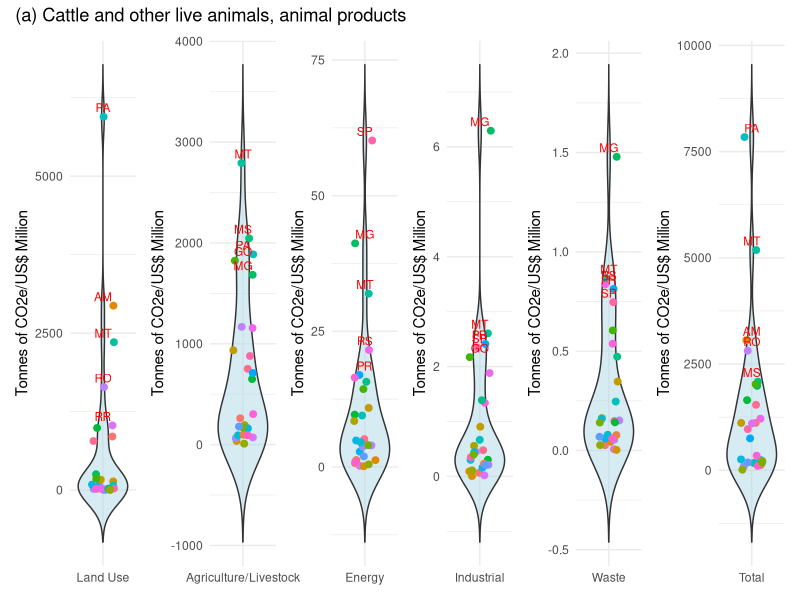

The R source for this figure:
# Instalar e carregar pacotes necessários
if (!require("readxl")) install.packages("readxl", dependencies = TRUE)
if (!require("ggplot2")) install.packages("ggplot2", dependencies = TRUE)
if (!require("patchwork")) install.packages("patchwork", dependencies = TRUE)

library(readxl)
library(ggplot2)
library(patchwork)

# Ler o arquivo Excel
dados <- read_excel("violin1.xlsx")

# Converter os dados para formato longo para facilitar o uso no ggplot2
install.packages("tidyr")
library(tidyr)
dados_long <- pivot_longer(dados, cols = -id, names_to = "categoria", values_to = "valor")

# Criar gráficos para cada categoria
graficos <- lapply(unique(dados_long$categoria), function(cat) {
  dados_cat <- dados_long[dados_long$categoria == cat, ]
  top_outliers <- dados_cat[order(-dados_cat$valor), ][1:5, ]
  
  ggplot(dados_cat, aes(x = categoria, y = valor)) +
    geom_violin(trim = FALSE, fill = "lightblue", alpha = 0.5) +
    geom_jitter(aes(color = id), width = 0.2, size = 2) +
    geom_text(data = top_outliers, aes(label = id), vjust = -0.5, color = "red", size = 3) +
    labs(title = NULL, x = NULL, y = "Tonnes of CO2e/US$ Million") +
    theme_minimal() +
    theme(legend.position = "none")
})

# Combinar gráficos lado a lado
layout <- wrap_plots(graficos, ncol = 6) +
  plot_annotation(title = "(a) Cattle and other live animals, animal products")

# Exibir os gráficos
print(layout)

